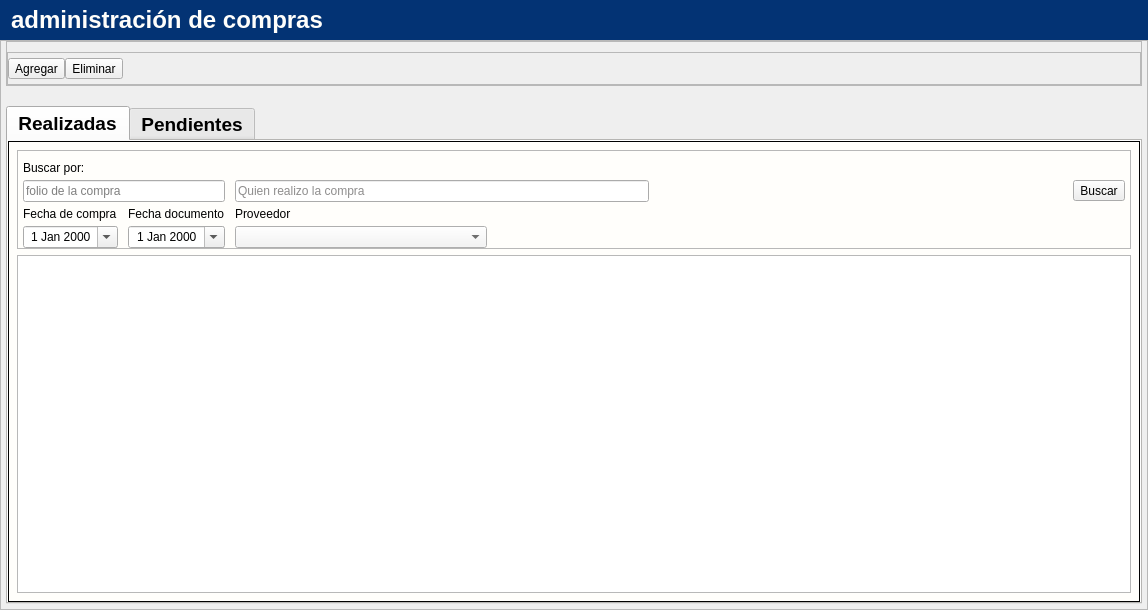
<?xml version="1.0" encoding="UTF-8"?>
<ui version="4.0">
 <class>control_compras</class>
 <widget class="QWidget" name="control_compras">
  <property name="geometry">
   <rect>
    <x>0</x>
    <y>0</y>
    <width>1148</width>
    <height>610</height>
   </rect>
  </property>
  <property name="windowTitle">
   <string>Form</string>
  </property>
  <property name="styleSheet">
   <string notr="true">#Control_empleados{
background-color: #fffefb;
}
#panel_controles{
margin-bottom:20px;
}
#label_wc_titulo_compras{
background-color: rgb(3, 51, 116);
color:#fffefb;
font-size: 24px;
font-weight: bold;
padding-left: 5px;
text-transform: uppercase;
}
#tabla_listaempleados {
    border: 1px solid;
    background: #fffefb;
	max-height: 600px;
	font-family:  'Times New Roman';
}
#contenedortabglobal{
background-color: #fffefb;
}
#contenedortab_comprasrealizadas{
background-color: #fffefb;
border: 1px solid;
}
#contenedortab_compraspendientes{
background-color: #fffefb;
border: 1px solid;
}
*[objectName*=&quot;etiquetaTitulo&quot;]{
font-family: Arial;
margin-left: 5px;
margin-right: 5px;
font-size: 16px;
font-weight:bold;
text-transform: uppercase;
color: #1d1c1c;
}
*[objectName*=&quot;etiqueta_&quot;]{
font-family: Arial;
margin-left: 5px;
margin-right: 5px;
font-size: 14px;
font-weight:bold;
text-transform: capitalize;
color: #1d1c1c;
}
*[objectName*=&quot;txt_&quot;]{
background-color: #F5F5F5;
color: #1d1c1c;
border: none;
border-bottom: 1px solid;
border-radius: 5px;
font-size: 16px;
font-family: Arial;
height: 20px;
}
#txt_proveedor{
width: 350px;
font-family: Arial;
color: #1d1c1c
}
#cajaopciones_proveedor{
width: 250px;
max-width: 250px;
font-family: Arial;
background-color: #F5F5F5;
color: #1d1c1c;
}
*[objectName^=&quot;txt_&quot;]::focus{
border-bottom: 2px solid #00668c;
}
*[objectName*=&quot;btn_btn&quot;]{
border:none;
border-radius: 5px;
background-color: #00619a;
color: #fffefb;
font-family: Arial;
font-size: 16px;
font-weight: bold;
height: 25px;
margin-left: 5px;
margin-right: 5px;
text-align: center;
text-transform: uppercase;
}
#btn_btn_eliminar:hover{
background-color: #EE1D52;
}
#btn_btn_agregar:hover{
background-color: #68a67d;
}
*[objectName*=&quot;btn_btn&quot;]:hover{
background-color: #4d648d;
}
/*-----------TABLA--------------*/
*[objectName*=&quot;tabla_&quot;] QScrollBar:vertical {
    border: 1px solid gray;
    background: #023375;
    width: 5px;
border-radius:2px;
    margin: 22px 0 22px 0; 
}

*[objectName*=&quot;tabla_&quot;] QScrollBar::handle:vertical {
    background:#023375;  /* Color del &quot;manejador&quot; */
    min-height: 20px;  /* Altura mínima del manejador */
}

*[objectName*=&quot;tabla_&quot;] QScrollBar::add-line:vertical,
*[objectName*=&quot;tabla_&quot;] QScrollBar::sub-line:vertical {
background-color:none;
}

*[objectName*=&quot;tabla_&quot;] QScrollBar::handle:horizontal {
    background: #023375;  /* Color del &quot;manejador&quot; horizontal */
    height: 5px;  /* Altura de la barra horizontal */
	border-radius: 2px;
}

*[objectName*=&quot;tabla_&quot;] QScrollBar:horizontal {
    background: #023375;
    height: 5px;  /* Altura de la barra */
	border-radius: 2px;
}
*[objectName*=&quot;tabla_&quot;] QHeaderView::section {
    background-color: #023375;  /* Color de fondo de los encabezados */
    color: white;  /* Color del texto */
    padding: 5px;  /* Espaciado interno */
    border: 1px solid gray;  /* Borde de los encabezados */
}

*[objectName*=&quot;tabla_&quot;] QHeaderView::horizontal {
    background-color: #023375;  /* Color de fondo de los encabezados horizontales */
    color: white;  /* Color del texto */
}

*[objectName*=&quot;tabla_&quot;] QHeaderView::vertical {
    background-color:#023375;  /* Color de fondo de los encabezados verticales */
    color: white;  /* Color del texto */
}
/*-----------FECHA--------------*/
[objectName^=&quot;fecha_&quot;]{
border: none;
border-bottom: 1px solid #3b3c3d;
border-radius: 5px;
padding: 2px;
background-color: #f5f4f1;
font-size: 14px;
width:150px;
max-width:150px;
font-family: Arial;
color: #1d1c1c;

}
*[objectName^=&quot;fecha_&quot;]::drop-down{
subcontrol-origin: padding;
subcontrol-position: top right;
padding-right:5px;
width: 20%;
border-left-width: 1px;
border-radius: 5px;
background-color: #F5F5F5;
}
*[objectName^=&quot;fecha_&quot;]::down-arrow{
image: url(:/Icons/Bootstrap/calendar2-date.svg);
padding-left:5px;
padding-right:5px;
}
*[objectName^=&quot;fecha_&quot;]::focus{
border-bottom: 2px solid #00668c;
}
/*----------CAJA OPCIONES---------------*/
[objectName^=&quot;cajaopciones_&quot;]{
border: none;
border-bottom: 1px solid rgb(29, 28, 28);
border-radius: 5px;
padding: 2px;
background-color: #F5F5F5;
border-radius: 5px;
font-size: 12px;
width:87px;
color: #1d1c1c;
}
[objectName^=&quot;cajaopciones_&quot;]::drop-down{
subcontrol-origin: padding;
subcontrol-position: top right;
padding-right:5px;
border-left-width: 1px;
border-radius: 5px;
background-color:#F5F5F5;
}
[objectName^=&quot;cajaopciones_&quot;]::down-arrow{
image: url(:/Icons/Bootstrap/filter-left.svg);
padding-left:5px;
padding-right:5px;
}</string>
  </property>
  <layout class="QGridLayout" name="gridLayout">
   <property name="leftMargin">
    <number>0</number>
   </property>
   <property name="topMargin">
    <number>0</number>
   </property>
   <property name="rightMargin">
    <number>0</number>
   </property>
   <property name="bottomMargin">
    <number>0</number>
   </property>
   <property name="spacing">
    <number>0</number>
   </property>
   <item row="0" column="0">
    <widget class="QLabel" name="label_wc_titulo_compras">
     <property name="minimumSize">
      <size>
       <width>0</width>
       <height>40</height>
      </size>
     </property>
     <property name="maximumSize">
      <size>
       <width>16777215</width>
       <height>40</height>
      </size>
     </property>
     <property name="text">
      <string>administración de compras</string>
     </property>
    </widget>
   </item>
   <item row="1" column="0">
    <widget class="QFrame" name="contenedorprincipal">
     <property name="frameShape">
      <enum>QFrame::StyledPanel</enum>
     </property>
     <property name="frameShadow">
      <enum>QFrame::Raised</enum>
     </property>
     <layout class="QGridLayout" name="gridLayout_6">
      <property name="leftMargin">
       <number>5</number>
      </property>
      <property name="topMargin">
       <number>0</number>
      </property>
      <property name="rightMargin">
       <number>5</number>
      </property>
      <property name="bottomMargin">
       <number>5</number>
      </property>
      <property name="spacing">
       <number>0</number>
      </property>
      <item row="1" column="0" colspan="2">
       <widget class="QTabWidget" name="contenedortabglobal">
        <property name="font">
         <font>
          <family>Arial</family>
          <pointsize>14</pointsize>
          <weight>75</weight>
          <bold>true</bold>
         </font>
        </property>
        <property name="styleSheet">
         <string notr="true"/>
        </property>
        <property name="currentIndex">
         <number>0</number>
        </property>
        <property name="iconSize">
         <size>
          <width>14</width>
          <height>14</height>
         </size>
        </property>
        <widget class="QWidget" name="contenedortab_comprasrealizadas">
         <attribute name="icon">
          <iconset resource="../../Source/ibootstrap.qrc">
           <normaloff>:/Icons/Bootstrap/check-square.svg</normaloff>:/Icons/Bootstrap/check-square.svg</iconset>
         </attribute>
         <attribute name="title">
          <string>Realizadas</string>
         </attribute>
         <layout class="QGridLayout" name="gridLayout_5">
          <property name="leftMargin">
           <number>0</number>
          </property>
          <property name="topMargin">
           <number>0</number>
          </property>
          <property name="rightMargin">
           <number>0</number>
          </property>
          <property name="bottomMargin">
           <number>0</number>
          </property>
          <property name="spacing">
           <number>0</number>
          </property>
          <item row="0" column="0">
           <widget class="QWidget" name="widget" native="true">
            <property name="minimumSize">
             <size>
              <width>0</width>
              <height>0</height>
             </size>
            </property>
            <property name="maximumSize">
             <size>
              <width>16777215</width>
              <height>16777215</height>
             </size>
            </property>
            <layout class="QGridLayout" name="gridLayout_2">
             <property name="sizeConstraint">
              <enum>QLayout::SetMinAndMaxSize</enum>
             </property>
             <item row="1" column="0">
              <widget class="QTableWidget" name="tabla_comprasrealizadas">
               <property name="minimumSize">
                <size>
                 <width>0</width>
                 <height>0</height>
                </size>
               </property>
               <property name="maximumSize">
                <size>
                 <width>16777215</width>
                 <height>16777215</height>
                </size>
               </property>
              </widget>
             </item>
             <item row="0" column="0">
              <widget class="QFrame" name="frame">
               <property name="frameShape">
                <enum>QFrame::StyledPanel</enum>
               </property>
               <property name="frameShadow">
                <enum>QFrame::Raised</enum>
               </property>
               <layout class="QGridLayout" name="gridLayout_4">
                <property name="leftMargin">
                 <number>5</number>
                </property>
                <property name="topMargin">
                 <number>10</number>
                </property>
                <property name="rightMargin">
                 <number>5</number>
                </property>
                <property name="bottomMargin">
                 <number>0</number>
                </property>
                <property name="horizontalSpacing">
                 <number>10</number>
                </property>
                <property name="verticalSpacing">
                 <number>5</number>
                </property>
                <item row="4" column="3">
                 <widget class="QLabel" name="etiqueta_proveedor_2">
                  <property name="text">
                   <string>Proveedor</string>
                  </property>
                 </widget>
                </item>
                <item row="6" column="3">
                 <widget class="QComboBox" name="cajaopciones_proveedor">
                  <property name="sizeAdjustPolicy">
                   <enum>QComboBox::AdjustToContents</enum>
                  </property>
                 </widget>
                </item>
                <item row="3" column="9">
                 <spacer name="horizontalSpacer_2">
                  <property name="orientation">
                   <enum>Qt::Horizontal</enum>
                  </property>
                  <property name="sizeHint" stdset="0">
                   <size>
                    <width>40</width>
                    <height>20</height>
                   </size>
                  </property>
                 </spacer>
                </item>
                <item row="3" column="3">
                 <widget class="QLineEdit" name="txt_proveedor">
                  <property name="placeholderText">
                   <string>Quien realizo la compra</string>
                  </property>
                 </widget>
                </item>
                <item row="3" column="0" colspan="3">
                 <widget class="QLineEdit" name="txt_idcompra">
                  <property name="placeholderText">
                   <string>folio de la compra</string>
                  </property>
                 </widget>
                </item>
                <item row="0" column="0" colspan="2">
                 <widget class="QLabel" name="etiquetaTitulo_buscar">
                  <property name="text">
                   <string>Buscar por:</string>
                  </property>
                 </widget>
                </item>
                <item row="3" column="10">
                 <widget class="QToolButton" name="btn_btn_buscar">
                  <property name="cursor">
                   <cursorShape>PointingHandCursor</cursorShape>
                  </property>
                  <property name="text">
                   <string>Buscar</string>
                  </property>
                  <property name="icon">
                   <iconset resource="../../Source/iconosSVG.qrc">
                    <normaloff>:/iconosBlancos/Icons/iconos/Blanco/buscar_filas_blanco.svg</normaloff>:/iconosBlancos/Icons/iconos/Blanco/buscar_filas_blanco.svg</iconset>
                  </property>
                  <property name="iconSize">
                   <size>
                    <width>25</width>
                    <height>25</height>
                   </size>
                  </property>
                  <property name="toolButtonStyle">
                   <enum>Qt::ToolButtonTextBesideIcon</enum>
                  </property>
                 </widget>
                </item>
                <item row="6" column="0" colspan="2">
                 <widget class="QDateEdit" name="fecha_fechacompra">
                  <property name="alignment">
                   <set>Qt::AlignCenter</set>
                  </property>
                  <property name="calendarPopup">
                   <bool>true</bool>
                  </property>
                 </widget>
                </item>
                <item row="4" column="0" colspan="2">
                 <widget class="QLabel" name="etiqueta_fechacompra">
                  <property name="text">
                   <string>Fecha de compra</string>
                  </property>
                 </widget>
                </item>
                <item row="4" column="2">
                 <widget class="QLabel" name="etiqueta_fechalevantamientocompra">
                  <property name="text">
                   <string>Fecha documento</string>
                  </property>
                 </widget>
                </item>
                <item row="6" column="2">
                 <widget class="QDateEdit" name="fecha_levantamientocompra">
                  <property name="alignment">
                   <set>Qt::AlignCenter</set>
                  </property>
                  <property name="calendarPopup">
                   <bool>true</bool>
                  </property>
                 </widget>
                </item>
               </layout>
              </widget>
             </item>
            </layout>
           </widget>
          </item>
         </layout>
        </widget>
        <widget class="QWidget" name="contenedortab_compraspendientes">
         <attribute name="icon">
          <iconset resource="../../Source/ibootstrap.qrc">
           <normaloff>:/Icons/Bootstrap/pause-circle.svg</normaloff>:/Icons/Bootstrap/pause-circle.svg</iconset>
         </attribute>
         <attribute name="title">
          <string>Pendientes</string>
         </attribute>
         <layout class="QGridLayout" name="gridLayout_9">
          <property name="leftMargin">
           <number>0</number>
          </property>
          <property name="topMargin">
           <number>0</number>
          </property>
          <property name="rightMargin">
           <number>0</number>
          </property>
          <property name="bottomMargin">
           <number>0</number>
          </property>
          <property name="spacing">
           <number>0</number>
          </property>
          <item row="0" column="0">
           <widget class="QWidget" name="widget_2" native="true">
            <property name="minimumSize">
             <size>
              <width>0</width>
              <height>0</height>
             </size>
            </property>
            <property name="maximumSize">
             <size>
              <width>16777215</width>
              <height>16777215</height>
             </size>
            </property>
            <layout class="QGridLayout" name="gridLayout_7">
             <property name="sizeConstraint">
              <enum>QLayout::SetMinAndMaxSize</enum>
             </property>
             <item row="1" column="0">
              <widget class="QTableWidget" name="tabla_compraspendientes">
               <property name="minimumSize">
                <size>
                 <width>0</width>
                 <height>0</height>
                </size>
               </property>
               <property name="maximumSize">
                <size>
                 <width>16777215</width>
                 <height>602</height>
                </size>
               </property>
              </widget>
             </item>
             <item row="0" column="0">
              <widget class="QFrame" name="frame_3">
               <property name="frameShape">
                <enum>QFrame::StyledPanel</enum>
               </property>
               <property name="frameShadow">
                <enum>QFrame::Raised</enum>
               </property>
               <layout class="QGridLayout" name="gridLayout_8">
                <property name="leftMargin">
                 <number>5</number>
                </property>
                <property name="topMargin">
                 <number>10</number>
                </property>
                <property name="rightMargin">
                 <number>5</number>
                </property>
                <property name="bottomMargin">
                 <number>0</number>
                </property>
                <property name="horizontalSpacing">
                 <number>10</number>
                </property>
                <property name="verticalSpacing">
                 <number>5</number>
                </property>
                <item row="3" column="0" colspan="2">
                 <widget class="QLineEdit" name="txt_idcompra_2">
                  <property name="placeholderText">
                   <string>folio de la compra</string>
                  </property>
                 </widget>
                </item>
                <item row="3" column="2">
                 <widget class="QLineEdit" name="txt_proveedor_2">
                  <property name="placeholderText">
                   <string>Quien realizo la compra</string>
                  </property>
                 </widget>
                </item>
                <item row="5" column="0">
                 <widget class="QDateEdit" name="fecha_fechacompra_2">
                  <property name="alignment">
                   <set>Qt::AlignCenter</set>
                  </property>
                  <property name="calendarPopup">
                   <bool>true</bool>
                  </property>
                 </widget>
                </item>
                <item row="5" column="2">
                 <widget class="QComboBox" name="cajaopciones_proveedor_2">
                  <property name="sizeAdjustPolicy">
                   <enum>QComboBox::AdjustToContents</enum>
                  </property>
                 </widget>
                </item>
                <item row="0" column="0">
                 <widget class="QLabel" name="etiquetaTitulo_buscar_2">
                  <property name="text">
                   <string>Buscar por:</string>
                  </property>
                 </widget>
                </item>
                <item row="3" column="8">
                 <spacer name="horizontalSpacer_3">
                  <property name="orientation">
                   <enum>Qt::Horizontal</enum>
                  </property>
                  <property name="sizeHint" stdset="0">
                   <size>
                    <width>40</width>
                    <height>20</height>
                   </size>
                  </property>
                 </spacer>
                </item>
                <item row="3" column="9">
                 <widget class="QToolButton" name="btn_btn_buscar_2">
                  <property name="cursor">
                   <cursorShape>PointingHandCursor</cursorShape>
                  </property>
                  <property name="text">
                   <string>Buscar</string>
                  </property>
                  <property name="icon">
                   <iconset resource="../../Source/iconosSVG.qrc">
                    <normaloff>:/iconosBlancos/Icons/iconos/Blanco/buscar_filas_blanco.svg</normaloff>:/iconosBlancos/Icons/iconos/Blanco/buscar_filas_blanco.svg</iconset>
                  </property>
                  <property name="iconSize">
                   <size>
                    <width>24</width>
                    <height>24</height>
                   </size>
                  </property>
                  <property name="toolButtonStyle">
                   <enum>Qt::ToolButtonTextBesideIcon</enum>
                  </property>
                 </widget>
                </item>
                <item row="4" column="0">
                 <widget class="QLabel" name="etiqueta_levantamientocompra">
                  <property name="text">
                   <string>Fecha documento</string>
                  </property>
                 </widget>
                </item>
                <item row="4" column="2">
                 <widget class="QLabel" name="etiqueta_proveedor">
                  <property name="text">
                   <string>Proveedor</string>
                  </property>
                 </widget>
                </item>
               </layout>
              </widget>
             </item>
            </layout>
           </widget>
          </item>
         </layout>
        </widget>
       </widget>
      </item>
      <item row="0" column="0">
       <widget class="QFrame" name="panel_controles">
        <property name="minimumSize">
         <size>
          <width>0</width>
          <height>0</height>
         </size>
        </property>
        <property name="maximumSize">
         <size>
          <width>16777215</width>
          <height>150</height>
         </size>
        </property>
        <property name="frameShape">
         <enum>QFrame::StyledPanel</enum>
        </property>
        <property name="frameShadow">
         <enum>QFrame::Raised</enum>
        </property>
        <layout class="QGridLayout" name="gridLayout_3">
         <property name="leftMargin">
          <number>0</number>
         </property>
         <property name="topMargin">
          <number>10</number>
         </property>
         <property name="rightMargin">
          <number>0</number>
         </property>
         <property name="bottomMargin">
          <number>0</number>
         </property>
         <property name="spacing">
          <number>0</number>
         </property>
         <item row="0" column="0" alignment="Qt::AlignTop">
          <widget class="QFrame" name="frame_2">
           <property name="frameShape">
            <enum>QFrame::StyledPanel</enum>
           </property>
           <property name="frameShadow">
            <enum>QFrame::Raised</enum>
           </property>
           <layout class="QHBoxLayout" name="horizontalLayout_2">
            <property name="spacing">
             <number>0</number>
            </property>
            <property name="leftMargin">
             <number>0</number>
            </property>
            <property name="topMargin">
             <number>5</number>
            </property>
            <property name="rightMargin">
             <number>0</number>
            </property>
            <property name="bottomMargin">
             <number>5</number>
            </property>
            <item>
             <widget class="QToolButton" name="btn_btn_agregar">
              <property name="cursor">
               <cursorShape>PointingHandCursor</cursorShape>
              </property>
              <property name="text">
               <string>Agregar</string>
              </property>
              <property name="icon">
               <iconset resource="../../Source/iconosSVG.qrc">
                <normaloff>:/iconosBlancos/Icons/iconos/Blanco/agregar_documento_blanco.svg</normaloff>:/iconosBlancos/Icons/iconos/Blanco/agregar_documento_blanco.svg</iconset>
              </property>
              <property name="iconSize">
               <size>
                <width>24</width>
                <height>24</height>
               </size>
              </property>
              <property name="toolButtonStyle">
               <enum>Qt::ToolButtonTextBesideIcon</enum>
              </property>
             </widget>
            </item>
            <item>
             <widget class="QToolButton" name="btn_btn_eliminar">
              <property name="cursor">
               <cursorShape>PointingHandCursor</cursorShape>
              </property>
              <property name="text">
               <string>Eliminar</string>
              </property>
              <property name="icon">
               <iconset resource="../../Source/iconosSVG.qrc">
                <normaloff>:/iconosBlancos/Icons/iconos/Blanco/eliminar_blanco.svg</normaloff>:/iconosBlancos/Icons/iconos/Blanco/eliminar_blanco.svg</iconset>
              </property>
              <property name="iconSize">
               <size>
                <width>24</width>
                <height>24</height>
               </size>
              </property>
              <property name="toolButtonStyle">
               <enum>Qt::ToolButtonTextBesideIcon</enum>
              </property>
             </widget>
            </item>
            <item>
             <spacer name="horizontalSpacer">
              <property name="orientation">
               <enum>Qt::Horizontal</enum>
              </property>
              <property name="sizeHint" stdset="0">
               <size>
                <width>40</width>
                <height>20</height>
               </size>
              </property>
             </spacer>
            </item>
           </layout>
          </widget>
         </item>
        </layout>
       </widget>
      </item>
     </layout>
    </widget>
   </item>
  </layout>
 </widget>
 <resources>
  <include location="../../Source/ibootstrap.qrc"/>
  <include location="../../Source/iconosSVG.qrc"/>
 </resources>
 <connections/>
</ui>
